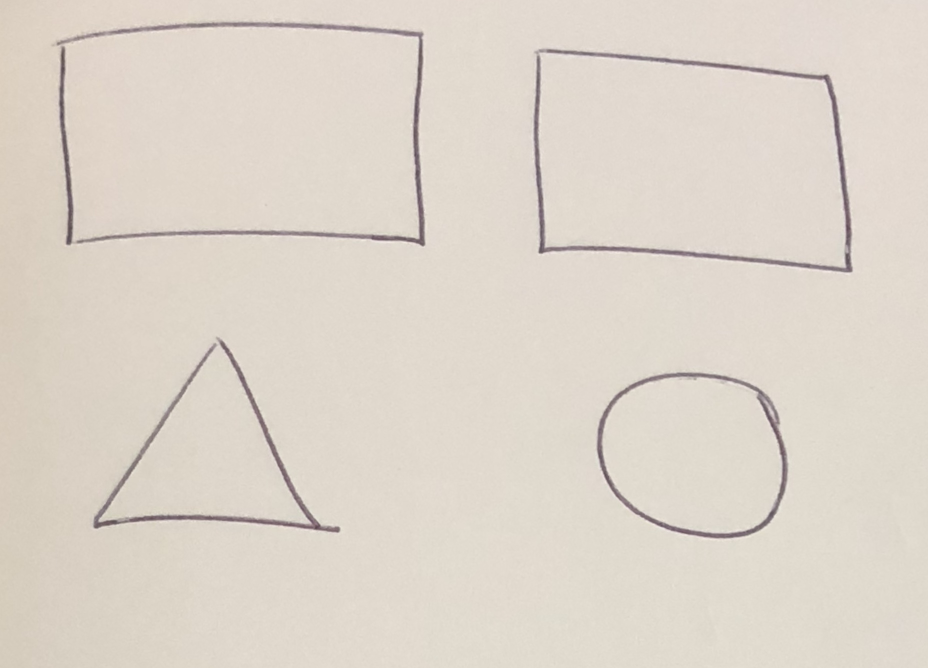
#> input picture src/images/IMG_2140.jpg, 1856 x 1336 px (shown at 1/2 size)
$ python shapeDetect.py --image images/IMG_2140.jpg   (older library calls are emulated)
#> lines starting #> are read from the running program, lines starting #| are printed output that depends on the picture; after the words box and inside, x2 and y2 are one past the last pixel; in counts of white or black regions, pixels touching at a corner belong together
### src/findContainer.py
# This module extracts the coordinates of the vertices of the outermost container
# in the image passed.
#
# References to explore: [https://stackoverflow.com/questions/29156091/opencv-edge-border-detection-based-on-color]

import numpy as np
import argparse
import imutils
import cv2
import random
import os
import math
from clean import removeInnerRectangles
from shape import Shape, nestShapes

_DEBUG = True

# Logging.
def log(message):
    if (_DEBUG): print("FIND CONTAINER | "+str(message))

# Remove contours that are smaller than a given threshold, determined by the size
# of the image
def filterContours(contours, imageSize):
    height, width, channels = imageSize

    contours = np.array(contours)

    # Contours with area less than 1% of the image size will be removed.
    threshold = 0.001 * height * width

    booleanMask = [(cv2.contourArea(cont) > threshold) for cont in contours]

    return contours[booleanMask].tolist()

# Apply convex hull to fill in any gaps in contours.
def fillGaps(contours):
    return [ cv2.convexHull(cont) for cont in contours ]

def getContainers(image, annotate=False):

    imgHeight, imgWidth, channels = image.shape

    print(image.shape)

    # Convert the image to grayscale.
    gray = cv2.cvtColor(image, cv2.COLOR_BGR2GRAY)

    # Blur the image with a gaussian kernel.
    # We do this in order to filter through and reduce some of the noise we are
    # recieving.
    # blur = cv2.GaussianBlur(gray,( 5, 5), 0)

    # Using otsu's binarisation.
    # This works by analysing the image histogram, a distribution of the particular
    # tones in an image. Each bar represents the frequency of pixels corresponding
    # to that particular tone.
    ret, thresh = cv2.threshold(gray, 0, 255, cv2.THRESH_BINARY+cv2.THRESH_OTSU)

    # Invert the image so that our desired shapes are highlighted in white.
    invert = cv2.bitwise_not(thresh)

    # Canny edge detection.
    canny = cv2.Canny(image, 100, 200)

    cann3, cont2, hierarchy2 = cv2.findContours(canny, cv2.RETR_TREE, cv2.CHAIN_APPROX_SIMPLE)
    # cv2.drawContours(image, cont2, -1, (255,0,0))

    # Finding contours based off of the result of the Canny edge detection.
    # Contour detection in OpenCV finds contours which are white, on a BLACK background.
    # The output of this is a numpy array of (x,y) coordinates of the boundary points
    # of the contours.
    # CHAIN_APPROX_SIMPLE compresses the contours by only storing minimal information
    # about how to represent the lines that make it up (e.g. the endpoints of the lines).
    canny2, contours, hierarchy = cv2.findContours(invert, cv2.RETR_TREE, cv2.CHAIN_APPROX_SIMPLE)
    # cv2.drawContours(image, contours, -1, (255,0,0))

    log("Found: "+ str(len(contours))+ " contours.")

    # Filter miniscule contours.
    contours = filterContours(contours, image.shape)

    contours = fillGaps(contours)

    log("Remaining contours after filtering: "+ str(len(contours)))

    approximatedContours = []
    # Draw the contours to see what we found.
    for cont in contours:

        # Approximate contours.
        # approxCont = averageOut(cont, 50)

        # Approximating with approxPolyDP.
        # Calculate epsilon as a fraction of the perimeter of the contour.
        epsilon = 0.012 * cv2.arcLength(cont, True)
        approx = cv2.approxPolyDP(cont, epsilon, True)

        # print("Contour: " + str(cont) + ". Averaged: " + str(approx))

        approximatedContours.append(approx)

    # Create shapes.
    shapes = [Shape(id=str(i), vertices=approximatedContours[i]) for i in range(0,len(approximatedContours))]

    # Filter shapes by removing those with area of 0.
    shapes = [shape for shape in shapes if shape.area > 0]

    # Remove inner rectangles detected from each container.
    distanceThreshold = 0.0001 * imgWidth * imgHeight
    print([cv2.contourArea(shape.vertices) for shape in shapes])
    shapes = removeInnerRectangles(shapes, 0.7, distanceThreshold)

    whiteImg = createWhiteImg((imgHeight, imgWidth))

    # Nest the shapes within each other.
    shapes = nestShapes(shapes)

    # Annotate nested shapes if desired.
    if (annotate):
        annotateNestedShapes(shapes, owner=None, image=image)
        annotateNestedShapes(shapes, owner=None, image=whiteImg)

    return (shapes, approximatedContours, image, whiteImg)

# [23 lines left out: functions annotateShapeTypes, annotateNestedShapes, not called in this run]


def createWhiteImg(size):
    # Create white image.
    return np.zeros((size[0], size[1],3)) + 255

# [47 lines that do not run on import are left out]

### src/shapeDetect.py
# Given an image, finds all the shapes and outputs an annotated image illustrating
# the detected shapes as well as a JSON file containing information about the shapes
# and their inferred hierarchy.

from findContainer import getContainers, nestShapes
from shapesToJSON import serialiseShapeHierachy
import cv2
import os
import imutils
import json
import argparse

args = argparse.ArgumentParser()
ap = argparse.ArgumentParser()
ap.add_argument("-i", "--image", required=True, help="Input path.")
ap.add_argument("-o", "--output", required=False)
args = vars(ap.parse_args())

# Load the image.
image = cv2.imread(args["image"])
#> image is the input picture: shape (1336, 1856, 3); mean B, G, R 202.2, 212.7, 221.3
image = imutils.resize(image, width=300)
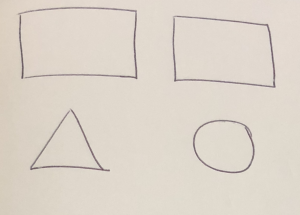
#> image: shape (215, 300, 3); mean B, G, R 202.2, 212.7, 221.3

# Get containers.
shapes, appxConts, image, whiteImg = getContainers(image, annotate=True)
#| (215, 300, 3)
#> in getContainers, `ret, thresh = cv2.threshold(gray, 0, 255, cv2.THRESH_BINARY+cv2.THRESH..`:
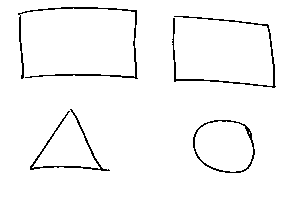
#> thresh: shape (215, 300); 97.1% white; black in thin lines or dots, all inside (x1, y1, x2, y2) = (18, 7, 276, 173)
#> in getContainers, `ret, thresh = cv2.threshold(gray, 0, 255, cv2.THRESH_BINARY+cv2.THRESH..`: ret = 179
#> in getContainers, `canny = cv2.Canny(image, 100, 200)`:
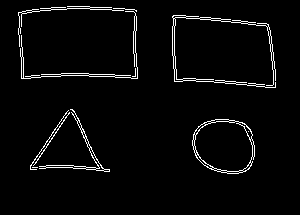
#> canny: shape (215, 300); 3.3% white in thin lines or dots, all inside (x1, y1, x2, y2) = (18, 6, 276, 174)
#> in getContainers, `cann3, cont2, hierarchy2 = cv2.findContours(canny, cv2.RETR_TREE, cv2...`: cont2 = 62 contours, 33 with area under 20; largest, box (x1, y1, x2, y2) and area: (192, 119, 255, 174) 2720, (194, 121, 253, 172) 2321, (172, 15, 276, 88) 342, (39, 109, 110, 172) 258, (20, 11, 138, 79) 182
#> in getContainers, `canny2, contours, hierarchy = cv2.findContours(invert, cv2.RETR_TREE, ..`: contours = 6 contours, 1 with area under 20; largest, box (x1, y1, x2, y2) and area: (193, 120, 255, 173) 2598, (194, 120, 254, 173) 2438, (18, 7, 138, 79) 272, (172, 16, 276, 88) 218, (30, 109, 110, 171) 188
#> (the run stopped early here; a loop or call above may not have finished)
